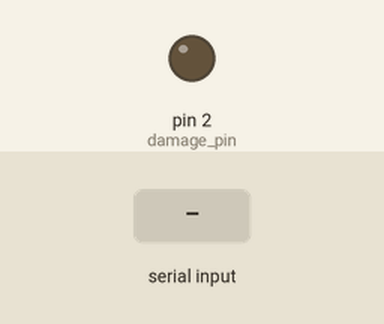
This sketch was run on a simulated Arduino Uno, built with avr-gcc and run on an emulated ATmega328P. Parts: output pins drawn as LEDs (lit = HIGH). The test bench sets the inputs (shaded band).

Above: at 1.2 s.
1.3 s: "90,45\n" received over Serial
At 2.6 s:
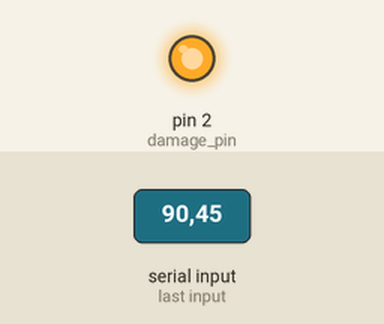
Timing chart, 0 to 47.8 s (numbered marks = the images above; inputs shaded):
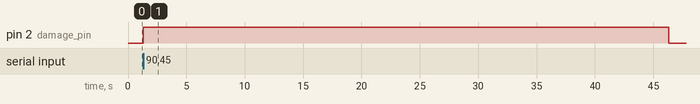

The sketch:

arduino.ino
```cpp
#define damage_pin 2

unsigned long start = 0;
float damage_time = 0;
bool damage_active = false;

void setup() {
  Serial.begin(9600);
  pinMode(damage_pin, OUTPUT);
  while (!Serial) {
    ;
  }
  digitalWrite(damage_pin, LOW);
}

void loop() {
  if (Serial.available() > 0) {
    float number = Serial.parseFloat();
    while (Serial.available() > 0 && Serial.read() != '\n');

    if (number > 0) {
      damage_time = number;
      start = millis();
      damage_active = true;
      digitalWrite(damage_pin, HIGH);
    }
  }

  if (damage_active && (millis() - start >= (unsigned long)(damage_time * 1000))) {
    digitalWrite(damage_pin, LOW);
    damage_active = false;
  }
}
```

Measured:
- after the input at 1.3 s, pin 2 (damage_pin): LOW → HIGH at once, → LOW 45.0 s later
